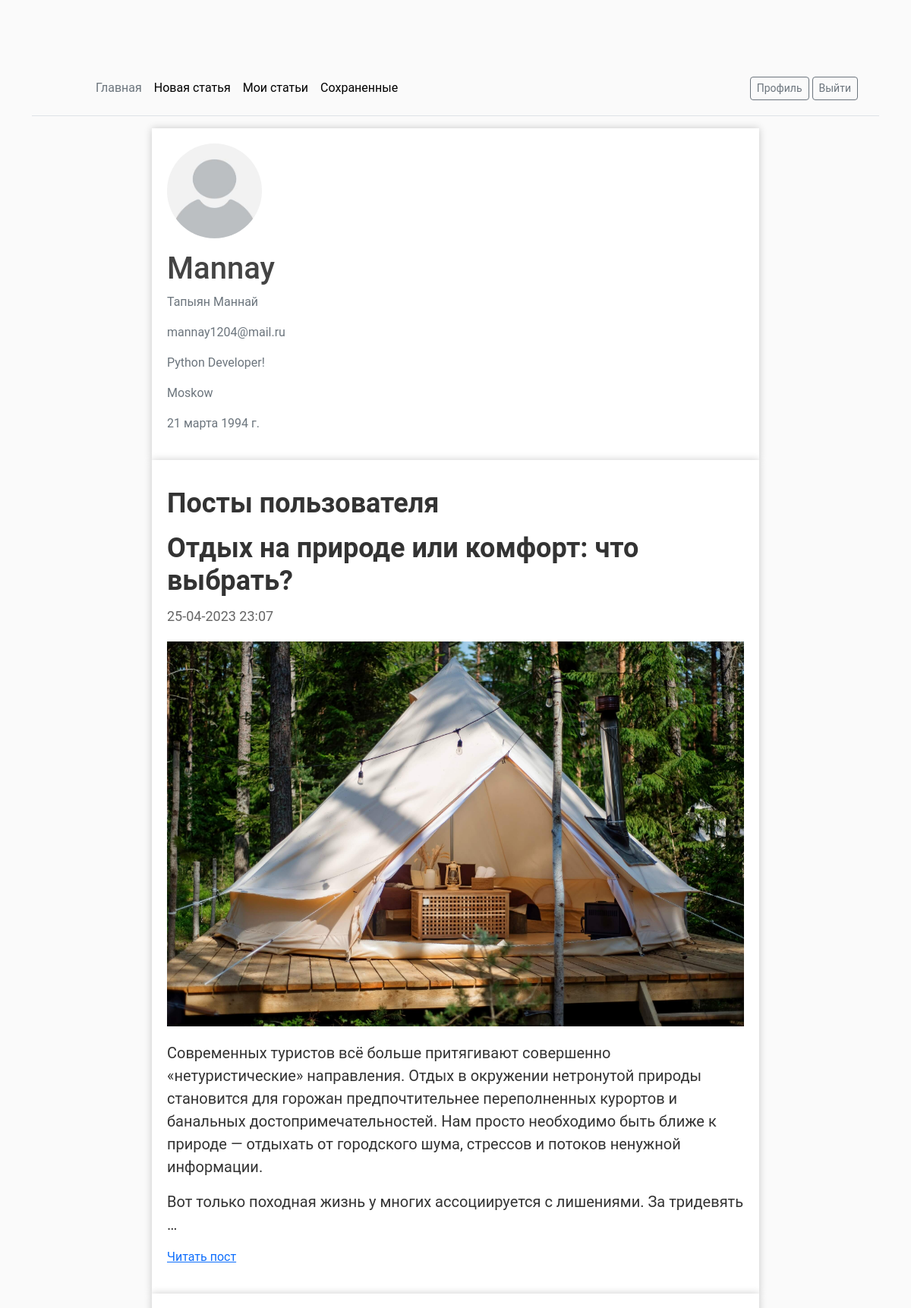
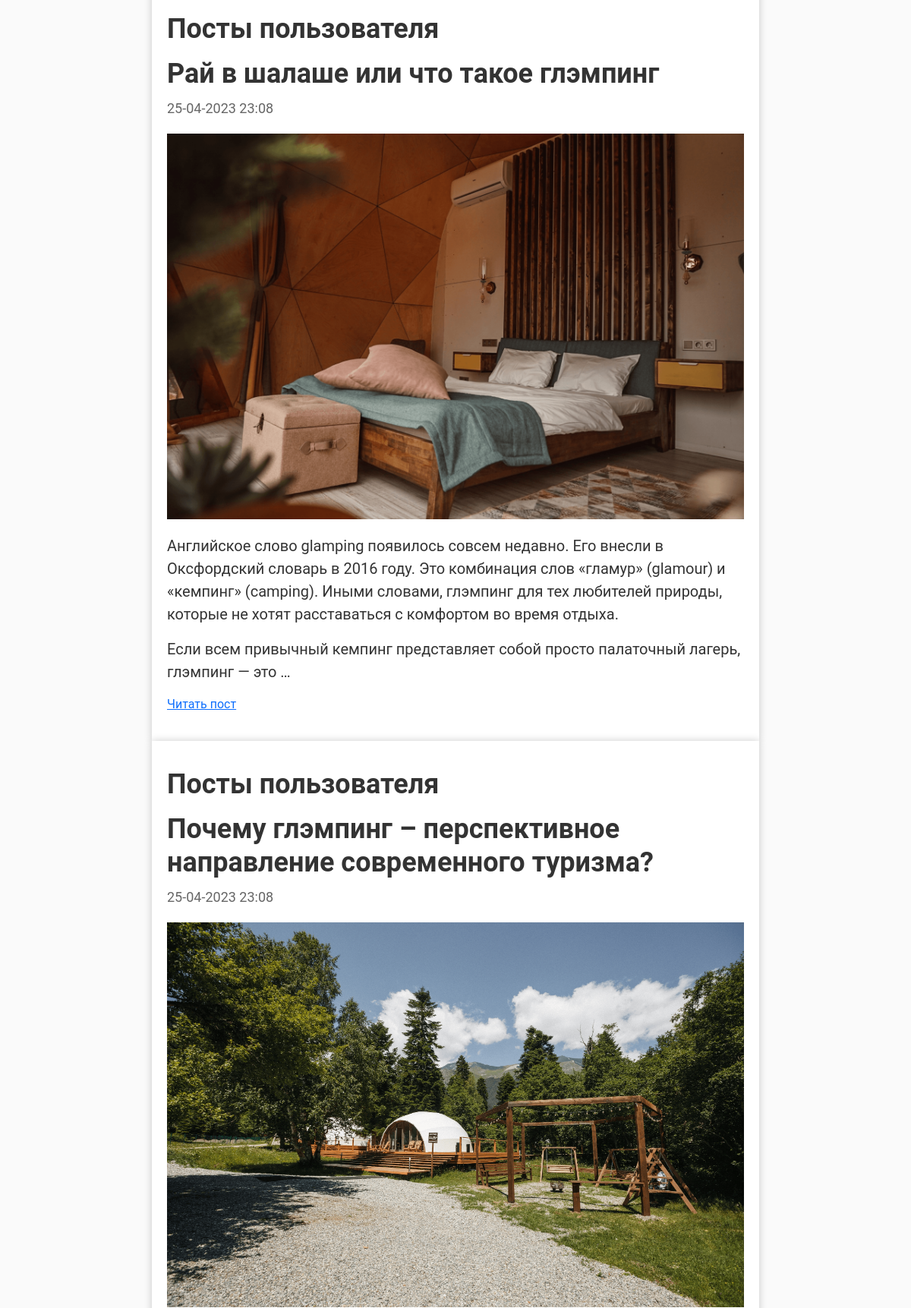
The page /view_profile/Mannay/ (signed in, upper part) on the database its author committed (2 pictures, top to bottom).
### app1/models.py (models this page shows, shortened)
class Profile(models.Model):
    user = models.OneToOneField(User, on_delete=models.CASCADE)
    image = models.ImageField(default='default.jpg', upload_to='users/%Y/%m/%d/')
    bio = models.TextField(max_length=500, blank=True)
    location = models.CharField(max_length=30, blank=True)
    birth_date = models.DateField(null=True, blank=True)
    class Meta:
        verbose_name = 'Профиль'
        verbose_name_plural = 'Профили'

class Post(models.Model):
    title = models.CharField(max_length=100, verbose_name="Заголовок")
    slug = AutoSlugField(populate_from='title', max_length=255, unique=True, db_index=True, verbose_name="URL")
    image = models.ImageField(upload_to="photos/%Y/%m/%d/", null=True, blank=True, verbose_name="Фото")
    content = models.TextField(verbose_name="Текст статьи")
    author = models.ForeignKey(User, on_delete=models.CASCADE, verbose_name="Автор статьи")
    created_at = models.DateTimeField(auto_now_add=True, verbose_name="Время создания")
    def get_absolute_url(self):
        return reverse('post', kwargs={'post_slug': self.slug})
    class Meta:
        verbose_name = 'Пост'
        verbose_name_plural = 'Посты'

### app1/views.py (the view)
# urls.py: path('view_profile/<str:username>/', views.view_profile, name='view_profile'),
@login_required
def view_profile(request, username):
    user_to_view = get_object_or_404(User, username=username)
    user_form = UserEditForm(instance=user_to_view)
    profile_form = ProfileEditForm(instance=user_to_view.profile)
    posts = Post.objects.filter(author=user_to_view)
    context = {'user_form': user_form, 'profile_form': profile_form, 'posts': posts}
    return render(request, 'app1/view_profile.html', context)

### app1/templates/app1/view_profile.html
{% extends 'app1/home.html' %}
{% block content %}
    <div class="post-container">
      <div class="media">
        <img class="rounded-circle account-img" src="{{ user.profile.image.url }}">
        <div class="media-body">
          <h2 class="account-heading">{{ user_form.instance.username }}</h2>
          <p class="text-secondary">{{ user_form.instance.last_name }} {{ user_form.instance.first_name }}</p>
          <p class="text-secondary">{{ user_form.instance.email }}</p>
          <p class="text-secondary">{{ profile_form.instance.bio }}</p>
          <p class="text-secondary">{{ profile_form.instance.location }}</p>
          <p class="text-secondary">{{ profile_form.instance.birth_date }}</p>
        </div>
      </div>
    </div>
          {% for post in posts %}
        <div class="post-container">
          <p><h3 class="post-title" >Посты пользователя</h3></p>
          <h4 class="post-title">{{ post.title }}</h4>
          <p class="post-date">{{ post.created_at|date:"d-m-Y H:i" }}</p>
          {% if post.image %}
          <img src="{{ post.image.url }}" alt="{{ post.title }}" class="post-image">
          {% else %}
            <p></p>
          {% endif %}
          <div class="post-content">{{ post.content|linebreaks|truncatewords:50 }}</div>
          <p><a href="{{ post.get_absolute_url }}">Читать пост</a></p>
        </div>
        {% empty %}
          <p><h4 class="post-title">Вы не опубликовали ни одного поста.</h4></p>
        {% endfor %}
{% endblock %}

### app1/static/app1/css/style.css (style rules this page uses)
.post-container { max-width: 800px; margin: 0 auto; padding: 20px; background-color: #fff; box-shadow: 0px 0px 10px rgba(0, 0, 0, 0.2); }
.post-title { font-size: 36px; font-weight: bold; margin-bottom: 10px; color: #333; }
.post-date { font-size: 18px; color: #666; margin-bottom: 20px; }
.post-image { width: 100%; margin-bottom: 20px; }
.post-content { font-size: 20px; line-height: 1.5; color: #333; }
body, html { width:100%; height:100% }
body { margin:0; padding:0; background: #fafafa; color: #333333; margin-top: 5rem; font-family:Roboto; }
h1, h2, h3, h4, h5, h6 { color: #444444; }
.account-img { height: 125px; width: 125px; margin-right: 20px; margin-bottom: 16px; }
.account-heading { font-size: 2.5rem; }

### rows shown on the page
Profile: instance.bio "Python Developer!", instance.location "Moskow", instance.birth_date "21 марта 1994 г."
Post: title "Отдых на природе или комфорт: что выбрать?", created_at "25-04-2023 23:07", image (picture), content "Современных туристов всё больше притягивают совершенно «нетуристические» направления. Отдых в окружении нетронутой природы становится для горожан предпочтительнее переполненных курортов и банальных достопримечательностей. Нам просто необходимо быть ближе к природе — отдыхать от городского шума, стрессов и потоков ненужной информации. Вот только походная жизнь у многих ассоциируется с лишениями. За тридевять …"
Post: title "Рай в шалаше или что такое глэмпинг", created_at "25-04-2023 23:08", image (picture), content "Английское слово glamping появилось совсем недавно. Его внесли в Оксфордский словарь в 2016 году. Это комбинация слов «гламур» (glamour) и «кемпинг» (camping). Иными словами, глэмпинг для тех любителей природы, которые не хотят расставаться с комфортом во время отдыха. Если всем привычный кемпинг представляет собой просто палаточный лагерь, глэмпинг — это …"
Post: title "Почему глэмпинг – перспективное направление современного туризма?", created_at "25-04-2023 23:08", image (picture)

### other values the page prints
{{ user_form.instance.username }} "Mannay"
{{ user_form.instance.last_name }} "Тапыян"
{{ user_form.instance.first_name }} "Маннай"
{{ user_form.instance.email }} "mannay1204@mail.ru"
